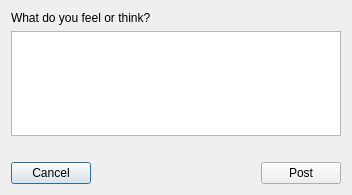
<?xml version="1.0" encoding="UTF-8"?>
<ui version="4.0">
 <class>Dialog</class>
 <widget class="QDialog" name="Dialog">
  <property name="geometry">
   <rect>
    <x>0</x>
    <y>0</y>
    <width>352</width>
    <height>195</height>
   </rect>
  </property>
  <property name="windowTitle">
   <string>mbc - New Post</string>
  </property>
  <layout class="QGridLayout" name="gridLayout">
   <item row="0" column="0">
    <layout class="QVBoxLayout" name="verticalLayout">
     <item>
      <widget class="QLabel" name="label">
       <property name="text">
        <string>What do you feel or think?</string>
       </property>
      </widget>
     </item>
     <item>
      <widget class="QPlainTextEdit" name="postData"/>
     </item>
     <item>
      <widget class="QLabel" name="symbolCount">
       <property name="text">
        <string/>
       </property>
      </widget>
     </item>
     <item>
      <layout class="QHBoxLayout" name="horizontalLayout">
       <item>
        <widget class="QPushButton" name="cancelButton">
         <property name="text">
          <string>Cancel</string>
         </property>
        </widget>
       </item>
       <item>
        <spacer name="horizontalSpacer">
         <property name="orientation">
          <enum>Qt::Horizontal</enum>
         </property>
         <property name="sizeHint" stdset="0">
          <size>
           <width>40</width>
           <height>20</height>
          </size>
         </property>
        </spacer>
       </item>
       <item>
        <widget class="QPushButton" name="postButton">
         <property name="text">
          <string>Post</string>
         </property>
         <property name="shortcut">
          <string>Ctrl+Return</string>
         </property>
        </widget>
       </item>
      </layout>
     </item>
    </layout>
   </item>
  </layout>
 </widget>
 <resources/>
 <connections/>
</ui>
